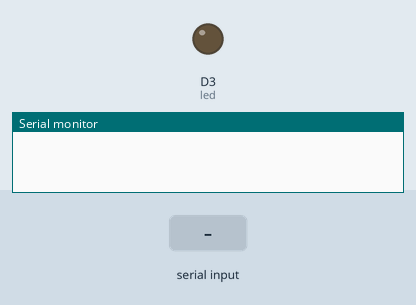
Recording of a sketch running on a simulated ESP8266 (NodeMCU). Shown: output pins drawn as LEDs (lit = HIGH), the last lines printed to the serial monitor. The test bench sets the inputs (shaded band).

Above: at 1.2 s.
1.3 s: "1" received over the second serial link
At 2.4 s:
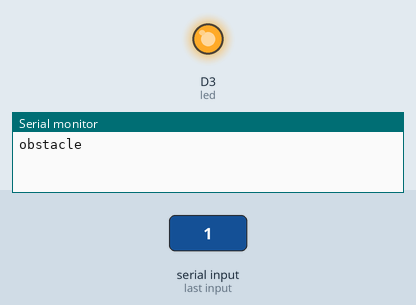
Timing chart, 0 to 4.3 s (numbered marks = the images above; inputs shaded):
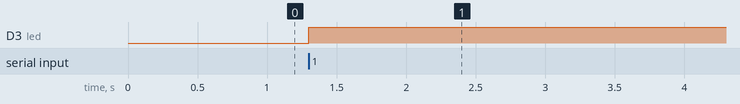

The sketch:

UART_Nodemcu.ino
```cpp
#include<SoftwareSerial.h>
SoftwareSerial s(D6,D5);
int data;
int led=D3;
void setup() {
s.begin(115200);
pinMode(led,OUTPUT);
Serial.begin(115200);
}

void loop() {
if(s.available()>0)
{
  data=s.read();

if(data==HIGH)
 {
  digitalWrite(led,LOW);
   Serial.println(" no obstacle");
  }
else
  {
    digitalWrite(led,HIGH);
     Serial.println("obstacle");
  }

}
}
```

Measured:
- after the input at 1.3 s, D3 (led): LOW → HIGH at once
